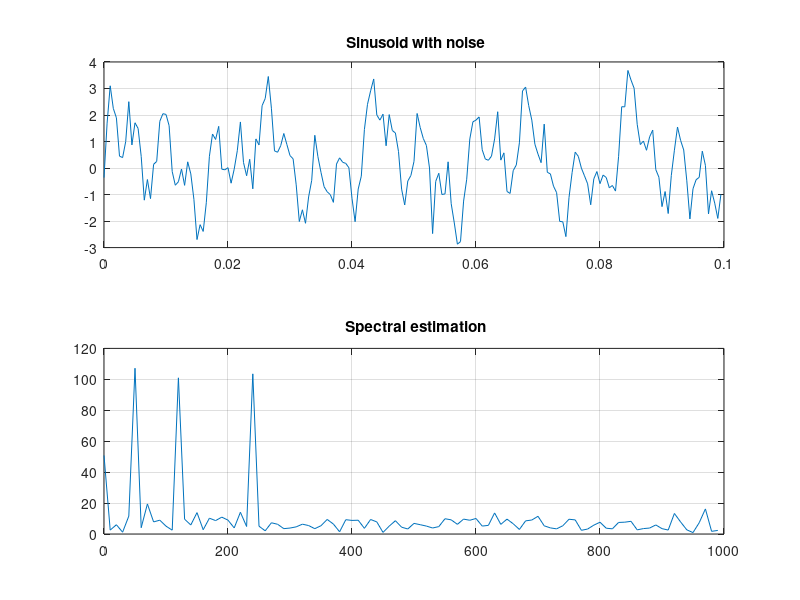

Write the MATLAB code that produced this figure.
% identification of sinusoids in noise
fs=2000;
t = (0:199)/fs;
s = sin(2*pi*50.*t) + sin(2*pi*120.*t) +sin(2*pi*240.*t);
awgn = (0.5*randn(1,200)+.25); % N(0.25, 0.25)
sn = s+awgn;
subplot(211), plot(t,sn);
title(' Sinusoid with noise'); grid;
Sn = fft(sn,200);
f = 0:10:990;
sfmag = abs(Sn);
subplot(212), plot(f,sfmag(1:100));
title(' Spectral estimation'); grid;